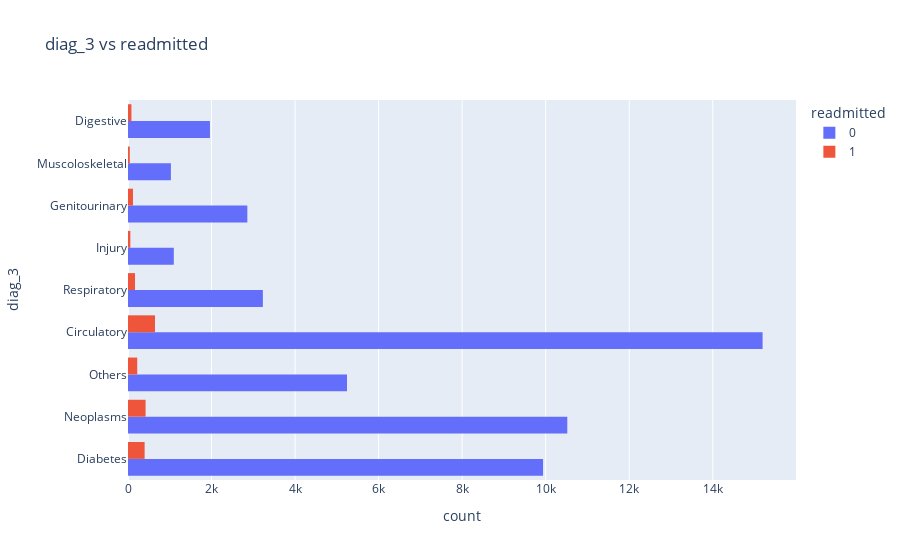

The notebook cell this image was saved under:
### Markdown cell above
After the chi-squared results i'm going to deleted the diag_3 variable

### Code cell
px.histogram(diabetic_df, y = 'diag_3', color='readmitted', barmode='group' , title= "diag_3 vs readmitted")

### Figure 1 — Plotly figure (JSON) as saved in the notebook; plotly's stock layout.template omitted (floating-point values rounded to 4 significant figures; data arrays with more than 128 entries replaced by an {"elided": "..."} marker saying what was removed)
{"data": [{"alignmentgroup": "True", "bingroup": "y", "hovertemplate": "readmitted=0<br>count=%{x}<br>diag_3=%{y}<extra></extra>", "legendgroup": "0", "marker": {"color": "#636efa"}, "name": "0", "offsetgroup": "0", "orientation": "h", "showlegend": true, "type": "histogram", "xaxis": "x", "y": {"elided": "51061 str values"}, "yaxis": "y"}, {"alignmentgroup": "True", "bingroup": "y", "hovertemplate": "readmitted=1<br>count=%{x}<br>diag_3=%{y}<extra></extra>", "legendgroup": "1", "marker": {"color": "#EF553B"}, "name": "1", "offsetgroup": "1", "orientation": "h", "showlegend": true, "type": "histogram", "xaxis": "x", "y": {"elided": "2153 str values"}, "yaxis": "y"}], "layout": {"barmode": "group", "legend": {"title": {"text": "readmitted"}, "tracegroupgap": 0}, "title": {"text": "diag_3 vs readmitted"}, "xaxis": {"anchor": "y", "domain": [0, 1], "title": {"text": "count"}}, "yaxis": {"anchor": "x", "domain": [0, 1], "title": {"text": "diag_3"}}}}
